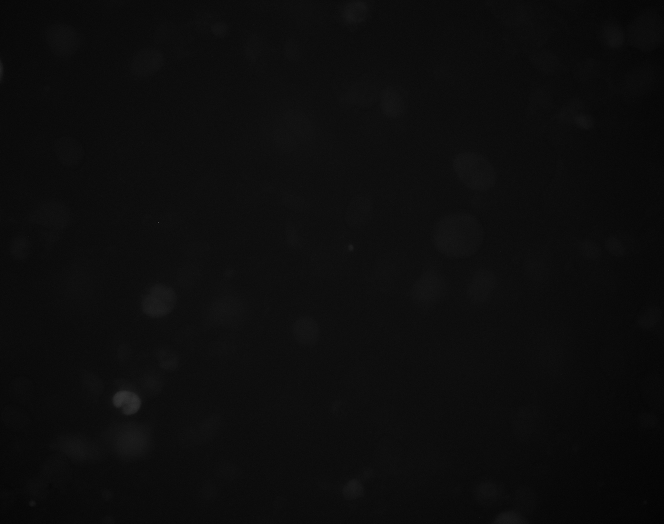
#> input picture images/raw/NG108Fuccicontrol3,mon1ugmL3,imaging media_Plate_R_p306_0_A02f00d0.TIF, 1328 x 1048 px, found by its file name (shown at 1/2 size); its folder holds 4 pictures in this run
$ python generate_cell_detection_dataset.py
#> lines starting #> are read from the running program, lines starting #| are printed output that depends on the picture; after the words box and inside, x2 and y2 are one past the last pixel; in counts of white or black regions, pixels touching at a corner belong together; pictures that were not available may be replaced by others from this repository, and a replacement may not be noted
from PIL import Image
import numpy as np
import cv2
import os
import random
import json
from skimage import io
from skimage.measure import label, regionprops


def pil_to_cv(pil):
    return cv2.cvtColor(np.array(pil), cv2.COLOR_RGB2BGR)


def cv_to_pil(cv):
    return Image.fromarray(cv2.cvtColor(cv, cv2.COLOR_BGR2RGB))


def bil_fil(cv, d=9, c=75, s=75, b=cv2.BORDER_DEFAULT):
    return cv2.bilateralFilter(cv, d, c, s, b)


def med_blur(cv, d=3, s=3):
    return cv2.medianBlur(cv, d, s)


def threshold(cv, d=235, s=255):
    return cv2.threshold(cv, d, s, cv2.THRESH_BINARY)[1]


def make_black_white(pil, temp_directory):
    pil_rgba = pil.convert("RGBA")
    pil_bw = cv_to_pil(threshold(med_blur(bil_fil(pil_to_cv(pil_rgba)))))
    output_file = "%stemp_bw.png" % (temp_directory)
    pil_bw.save(output_file)
    return output_file


def generate_coco_spec(input_file):

    image = io.imread(input_file, as_gray=True)
    label_image, instances = label(image, return_num=True, connectivity=1, background=0)
    print("Cell Instances Identified %d" % instances)
    r = regionprops(label_image)

    cell_id = 0
    cell_shape = {}
    for c in r:
        # detectron requires object being detected to be at least be so many pixels
        if c.major_axis_length > 6:
            x_cords = []
            y_cords = []
            for x, y in c.coords:
                x_cords.append(int(y))
                y_cords.append(int(x))

            cell_shape[cell_id] = {'region_attributes': {}, "shape_attributes": {"all_points_x": x_cords,
                                                                                 "all_points_y": y_cords,
                                                                                 "name": "polygon"}}
            cell_id += 1

    d_f = {'base64_img_data': '', 'file_attributes': {}, 'filename': f_name, 'fileref': '',
           'size': int(image.shape[0] * image.shape[1]), "regions": cell_shape}

    return d_f


label_colors = []
for i in range(0, 255, 30):
    for j in range(0, 255, 30):
        label_colors.append((1, round(i/255, 2), round(j/255, 2)))

coco_train = {}
coco_valid = {}
file_count = 1
file_limit = 10000
path = './images/raw/'
bw_directory = "./images/black_white/"
train_directory = './images/cell_obj_detection_images/train/'
valid_directory = './images/cell_obj_detection_images/valid/'

for f in os.listdir(train_directory):
    os.remove("%s%s" % (train_directory, f))

for f in os.listdir(valid_directory):
    os.remove("%s%s" % (valid_directory, f))

for f in os.listdir(path):
    # if d0 or d2 in f_name not using plain light images d4:
    if "d2" in f or "d0" in f:
        f_name = f.replace("NG108Fuccicontrol3,mon1ugmL3,imaging media_Plate_R_", "") \
                     .replace(".TIF", "") + ".jpg"

        print("Processing Image: %s" % f_name)

        valid = False
        output_directory = train_directory
        # Randomly Select 5 out of 20 (1 out of 4) or 20% to be validation images
        if random.randint(1, 20) <= 5:
            valid = True
            output_directory = valid_directory

        pil = Image.open('%s%s' % (path, f))
#> pil is the input picture: PIL image 1328x1048 I;16; min 152, max 1272, mean 210.2
        pil.convert('RGB').save("%s%s" % (output_directory, f_name))
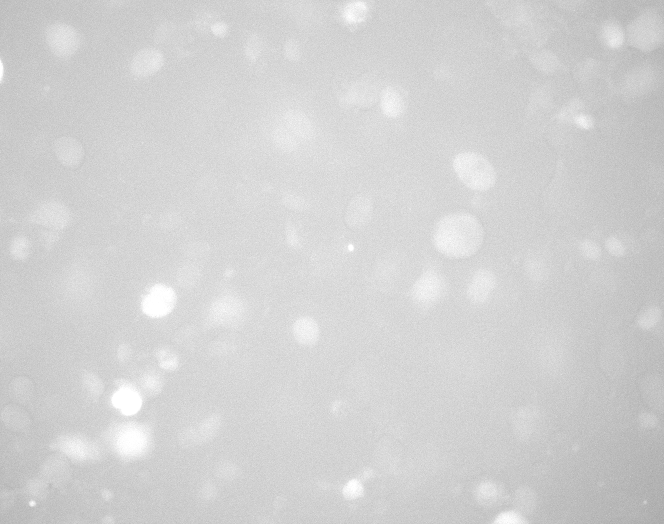
#> saved as p306_0_A02f00d0.jpg: PIL image 1328x1048 RGB (shown at 1/2 size); min 152, max 255, mean 210.1
        bw_file = make_black_white(pil, bw_directory)
#> in threshold, `return cv2.threshold(cv, d, s, cv2.THRESH_BINARY)[1]`:
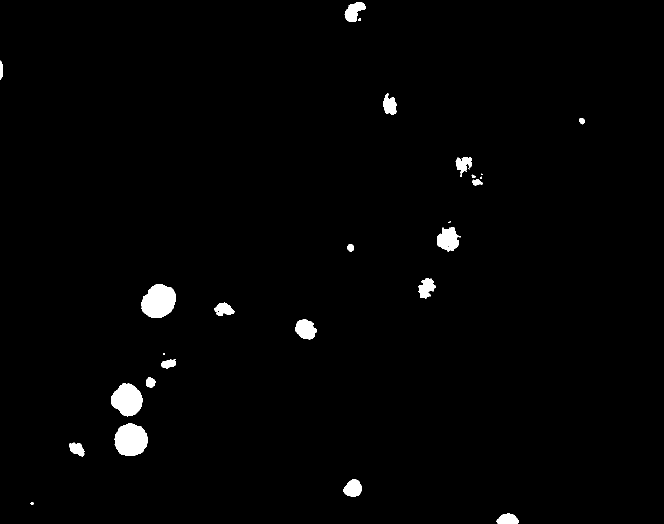
#> returned value: shape (1048, 1328, 3) (shown at 1/2 size); 1.5% white; 27 white regions (5 under 20 px), largest, box (x1, y1, x2, y2) and area: (283, 568, 352, 636) 3534, (229, 846, 296, 912) 3383, (222, 767, 286, 833) 3013
#> bw_file = './images/black_white/temp_bw.png'
        coco_spec = generate_coco_spec(bw_file)
#> in generate_coco_spec, `image = io.imread(input_file, as_gray=True)`: image: shape (1048, 1328) float64; values 0 (black) and 1 (white), 1.5% white; 27 white regions (5 under 20 px)
#> in generate_coco_spec, `label_image, instances = label(image, return_num=True, connectivity=1,..`: label_image: shape (1048, 1328) int64; 29 distinct labels, from 0 to 28
#> in generate_coco_spec, `label_image, instances = label(image, return_num=True, connectivity=1,..`: instances = 28
#| Cell Instances Identified 28
#> in generate_coco_spec, `r = regionprops(label_image)`: r = 28 regions; largest, box (x1, y1, x2, y2) and area: (283, 568, 352, 636) 3534, (229, 846, 296, 912) 3383, (222, 767, 286, 833) 3013, (874, 454, 922, 503) 1526, (590, 638, 634, 679) 1256
#> the loop in generate_coco_spec, `for c in r:` made 28 passes
#> after the loop in generate_coco_spec, `for c in r:`: cell_id = 22; cell_shape = 22 items
#> coco_spec = 6 items
        file_count += 1
        if file_count > file_limit:
            break

        if valid:
            coco_valid[file_count] = coco_spec
        else:
            coco_train[file_count] = coco_spec
#> pass 2 of the loop `for f in os.listdir(path):`:
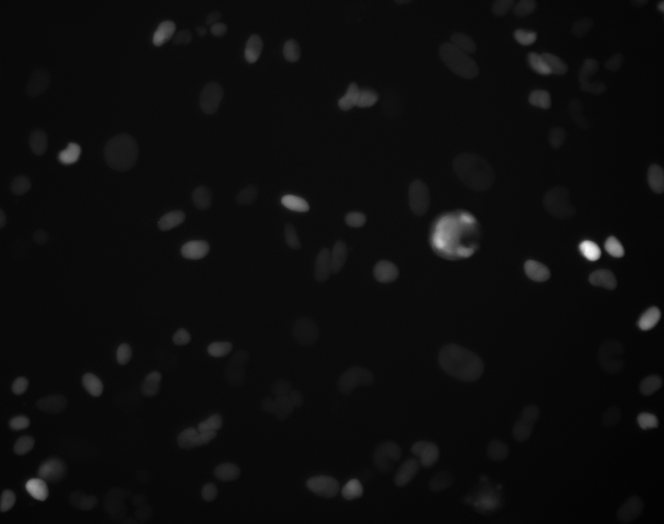
#> input picture images/raw/NG108Fuccicontrol3,mon1ugmL3,imaging media_Plate_R_p306_0_A02f00d2.TIF, 1328 x 1048 px, found by its file name (shown at 1/2 size)
#> pil is the input picture: PIL image 1328x1048 I;16; min 114, max 1600, mean 191
#> in threshold (call 2), `return cv2.threshold(cv, d, s, cv2.THRESH_BINARY)[1]`:
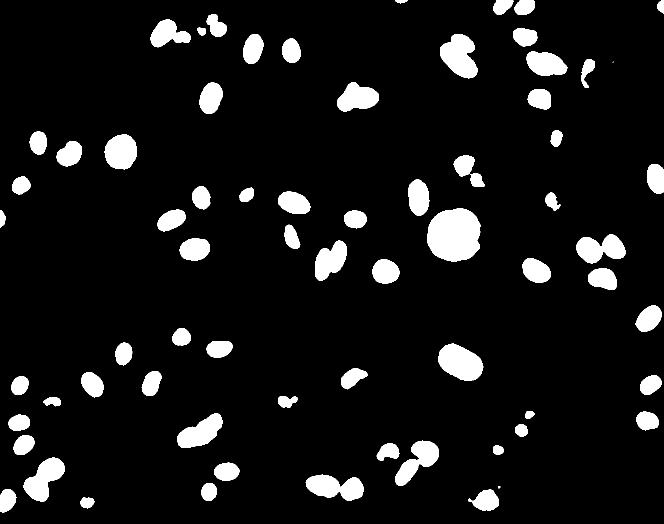
#> returned value: shape (1048, 1328, 3) (shown at 1/2 size); 8.5% white; 71 white regions (2 under 20 px), largest, box (x1, y1, x2, y2) and area: (854, 416, 961, 523) 9148, (876, 687, 967, 762) 4692, (880, 68, 955, 157) 4436
#> image: shape (1048, 1328) float64; values 0 (black) and 1 (white), 8.5% white; 71 white regions (2 under 20 px)
#> in generate_coco_spec (call 2), `label_image, instances = label(image, return_num=True, connectivity=1,..`:
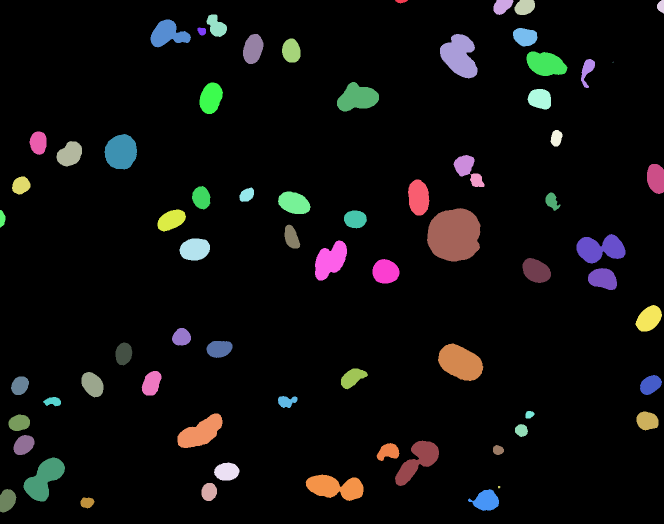
#> label_image: shape (1048, 1328) int64 (shown at 1/2 size); 72 distinct labels, from 0 to 71; one colour per label, 0 black
#> instances = 71
#| Cell Instances Identified 71
#> r = 71 regions; largest, box (x1, y1, x2, y2) and area: (854, 416, 961, 523) 9148, (876, 687, 967, 762) 4692, (880, 68, 955, 157) 4436, (611, 949, 727, 1002) 4010, (47, 915, 130, 1003) 3937
#> the loop in generate_coco_spec (call 2), `for c in r:` made 71 passes
#> after the loop in generate_coco_spec (call 2), `for c in r:`: cell_id = 68; cell_shape = 68 items
#> pass 3 of the loop `for f in os.listdir(path):`:
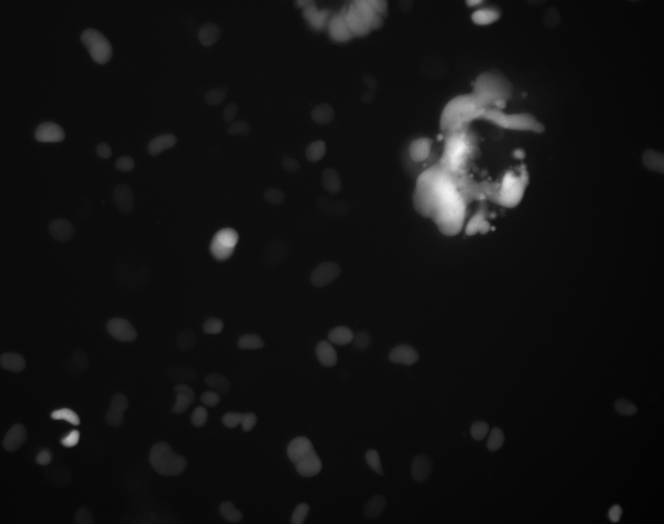
#> input picture images/raw/NG108Fuccicontrol3,mon1ugmL3,imaging media_Plate_R_p306_0_A03f00d2.TIF, 1328 x 1048 px, found by its file name (shown at 1/2 size)
#> pil is the input picture: PIL image 1328x1048 I;16; min 112, max 1404, mean 203.9
#> in threshold (call 3), `return cv2.threshold(cv, d, s, cv2.THRESH_BINARY)[1]`:
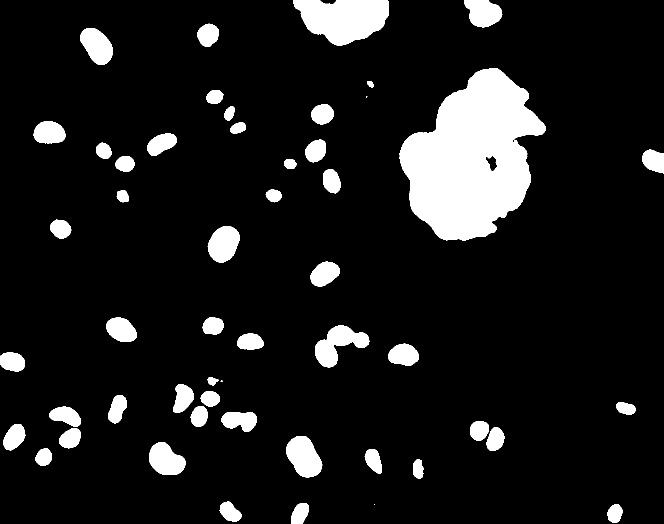
#> returned value: shape (1048, 1328, 3) (shown at 1/2 size); 10.6% white; 52 white regions (3 under 20 px), largest, box (x1, y1, x2, y2) and area: (799, 136, 1091, 481) 63810, (587, 0, 778, 91) 12491, (630, 651, 739, 735) 4476
#> image: shape (1048, 1328) float64; values 0 (black) and 1 (white), 10.6% white; 52 white regions (3 under 20 px)
#> in generate_coco_spec (call 3), `label_image, instances = label(image, return_num=True, connectivity=1,..`:
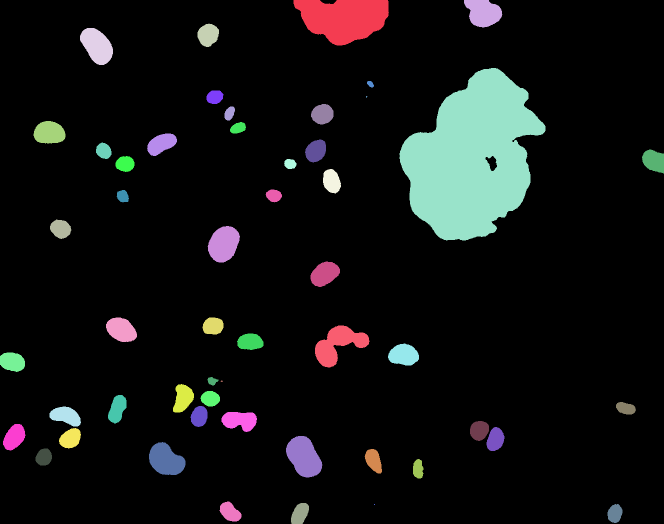
#> label_image: shape (1048, 1328) int64 (shown at 1/2 size); 53 distinct labels, from 0 to 52; one colour per label, 0 black
#> instances = 52
#| Cell Instances Identified 52
#> r = 52 regions; largest, box (x1, y1, x2, y2) and area: (799, 136, 1091, 481) 63810, (587, 0, 778, 91) 12491, (630, 651, 739, 735) 4476, (572, 872, 645, 955) 4153, (415, 452, 480, 525) 3445
#> the loop in generate_coco_spec (call 3), `for c in r:` made 52 passes
#> after the loop in generate_coco_spec (call 3), `for c in r:`: cell_id = 49; cell_shape = 49 items
#> the loop made 4 passes; the first 3 are shown


with open('%svia_region_data.json' % train_directory, 'w') as fp:
    json.dump(coco_train, fp)

with open('%svia_region_data.json' % valid_directory, 'w') as fp:
    json.dump(coco_valid, fp)
